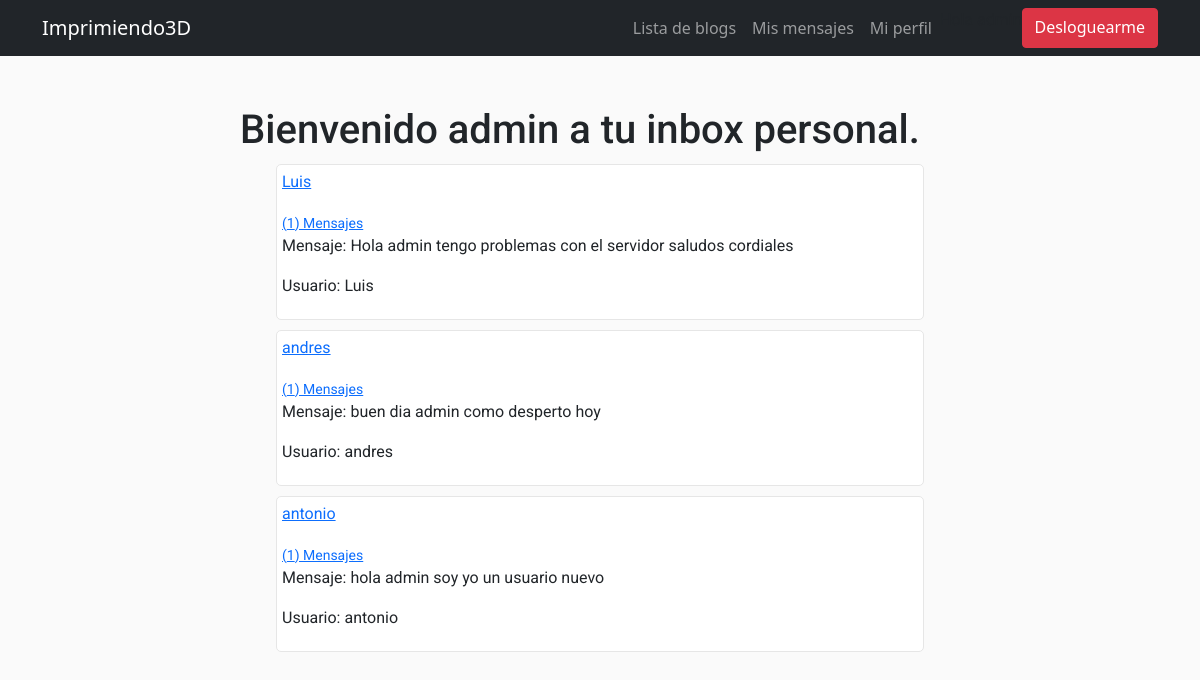
/App3D/inbox/ (signed in), run on the app's committed database.
### App3D/models.py (models this page shows)
class ModelBase(models.Model):
	id = models.UUIDField(default=uuid.uuid4, primary_key=True, db_index=True, editable=False)
	tiempo = models.DateTimeField(auto_now_add=True)
	actualizar = models.DateTimeField(auto_now=True)
	class Meta:
		abstract = True

class CanalUsuario(ModelBase):
	canal  = models.ForeignKey("Canal", null=True, on_delete=models.SET_NULL)
	usuario = models.ForeignKey(User, on_delete=models.CASCADE)

class Canal(ModelBase):
	usuarios = models.ManyToManyField(User, blank=True, through=CanalUsuario)
	objects = CanalManager()

class CanalMensaje(ModelBase):
	canal   = models.ForeignKey("Canal", on_delete=models.CASCADE)
	usuario = models.ForeignKey(User, on_delete=models.CASCADE)
	texto =  models.TextField()

### App3D/views.py (the view)
# urls.py: path("inbox/", Inbox.as_view(), name="inbox"),
class Inbox(View):
	def get(self, request):
		inbox = Canal.objects.filter(canalusuario__usuario__in=[request.user.id])
		context = {
			"inbox":inbox
		}
		return render(request, 'App3D/inbox.html', context)

### App3D/models.py (called while the page is built)
	def get_queryset(self, *args, **kwargs):
		return CanalQuerySet(self.model, using=self._db)

### App3D/templates/App3D/inbox.html (shortened to what this page needs)
{% extends 'App3D/base.html' %}
{% block contenedor %}
<h1>
	Bienvenido {{user}} a tu inbox personal.
</h1>
{% for inbox in inbox %}
<div class="div_inbox">
	{% for second_user in inbox.canalusuario_set.all %}
		{% if second_user.usuario ==  request.user %}
		{% else %}
			<a href="{% url 'detailms' second_user.usuario.username %}">
				<p>
					{{second_user.usuario}}
				</p>
				<small>
					({{inbox.canalmensaje_set.count}}) Mensajes
				</small>
			</a>
		{% endif %}
	{% endfor %}
	{% if inbox.canalmensaje_set.count != 0 %}
		<div class="div_ms_inbox">
			{% with ultimo_mensaje=inbox.canalmensaje_set.last %}
				<p>
					Mensaje: {{ultimo_mensaje.texto}}
				</p>
				<p>
					Usuario: {{ultimo_mensaje.usuario}}
				</p>
			{% endwith %}
		</div>
	{% else %}
		<h2>
			Mi inbox
		</h2>
	{% endif %}
</div>
{% empty %}
<h2>
	Inbox Vacio
</h2>
{% endfor %}
{% endblock %}

### App3D/templates/App3D/base.html (style rules this page uses)
* { margin: 0; padding: 0; }
body { background:#fafafa; }
h1, h2, h3, p, small { font-family: 'Roboto', sans-serif; }

### App3D/templates/App3D/inbox.html (style rules this page uses)
.div_inbox { width: 90%; margin:10px auto; background: #fff; border-radius: 5px; border:1px solid #e6e6e6; padding: 5px; }

### data on the page
Canal: canalmensaje_set.count "1", canalmensaje_set.last.texto "Hola admin tengo problemas con el servidor saludos cordiales", canalmensaje_set.last.usuario "Luis"
CanalUsuario: usuario "Luis"
Canal: canalmensaje_set.count "1", canalmensaje_set.last.texto "buen dia admin como desperto hoy", canalmensaje_set.last.usuario "andres"
CanalUsuario: usuario "andres"
Canal: canalmensaje_set.count "1", canalmensaje_set.last.texto "hola admin soy yo un usuario nuevo", canalmensaje_set.last.usuario "antonio"
CanalUsuario: usuario "antonio"

### other printed values
{{ user }} "admin"
